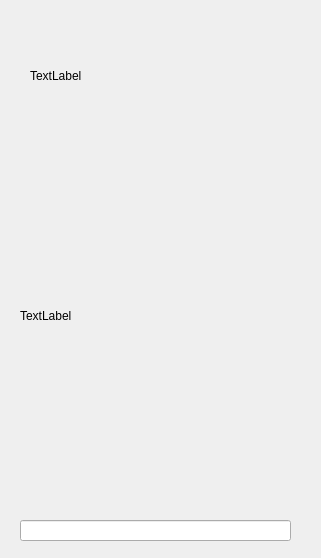
<?xml version="1.0" encoding="UTF-8"?>
<ui version="4.0">
 <class>mywindow</class>
 <widget class="QMainWindow" name="mywindow">
  <property name="geometry">
   <rect>
    <x>0</x>
    <y>0</y>
    <width>321</width>
    <height>558</height>
   </rect>
  </property>
  <property name="windowTitle">
   <string>MainWindow</string>
  </property>
  <widget class="QWidget" name="centralwidget">
   <widget class="QLabel" name="image_label">
    <property name="geometry">
     <rect>
      <x>20</x>
      <y>120</y>
      <width>271</width>
      <height>391</height>
     </rect>
    </property>
    <property name="text">
     <string>TextLabel</string>
    </property>
   </widget>
   <widget class="QLabel" name="dialog_label">
    <property name="geometry">
     <rect>
      <x>30</x>
      <y>30</y>
      <width>251</width>
      <height>91</height>
     </rect>
    </property>
    <property name="text">
     <string>TextLabel</string>
    </property>
   </widget>
   <widget class="QLineEdit" name="talk_edit">
    <property name="geometry">
     <rect>
      <x>20</x>
      <y>520</y>
      <width>271</width>
      <height>21</height>
     </rect>
    </property>
   </widget>
  </widget>
 </widget>
 <resources/>
 <connections/>
</ui>
